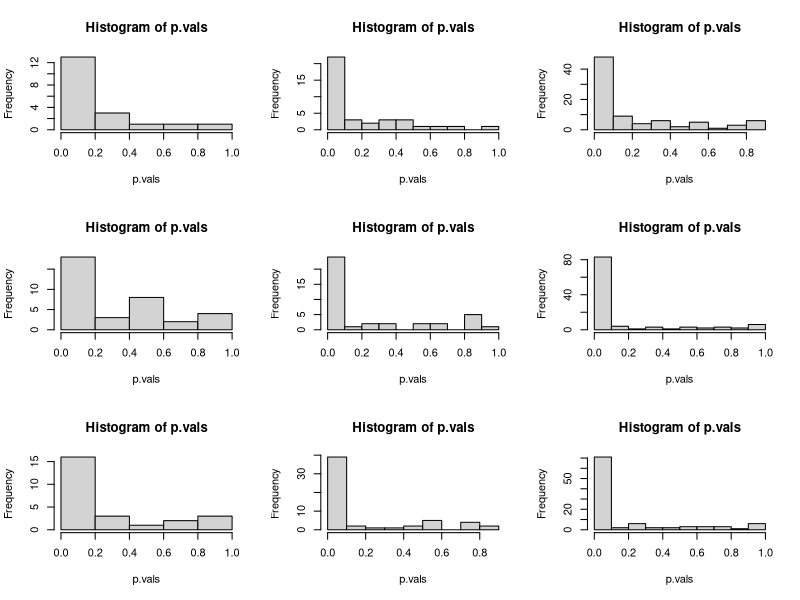

The R source for this figure:
generate.data = function(n,p) {
  covariates = matrix(rnorm(n*p),nrow = n,ncol = p)
  responses = rnorm(n)
  return(list(covariates = covariates, responses = responses))
}

model_select = function(covariances,responses,cutoff){
  cov.lm = summary(lm(responses ~ covariances))
  p.values = cov.lm$coefficients[,"Pr(>|t|)"]
  p.values = p.values <= cutoff
  p.values = p.values[2:length(p.values)]
  if (length(covariances[,p.values]) == 0) { return(c())}
  ret.lm = summary(lm(responses ~ covariances[,p.values]))
  ret.lm.p = ret.lm$coefficients[,"Pr(>|t|)"]
  return(ret.lm.p)
}

run_simulation = function(n_trials, n, p, cutoff) {
  p.vals = c()
  for (i in 1:n_trials) {
    data = generate.data(n,p)
    result = model_select(data$covariates,data$responses,cutoff)
    p.vals = c(p.vals,result)
  }
  hist(p.vals)
}

par(mfrow = c(3,3))
run_simulation(30,100,10,0.05)
run_simulation(30,100,20,0.05)
run_simulation(30,100,50,0.05)
run_simulation(30,1000,10,0.05)
run_simulation(30,1000,20,0.05)
run_simulation(30,1000,50,0.05)
run_simulation(30,10000,10,0.05)
run_simulation(30,10000,20,0.05)
run_simulation(30,10000,50,0.05)